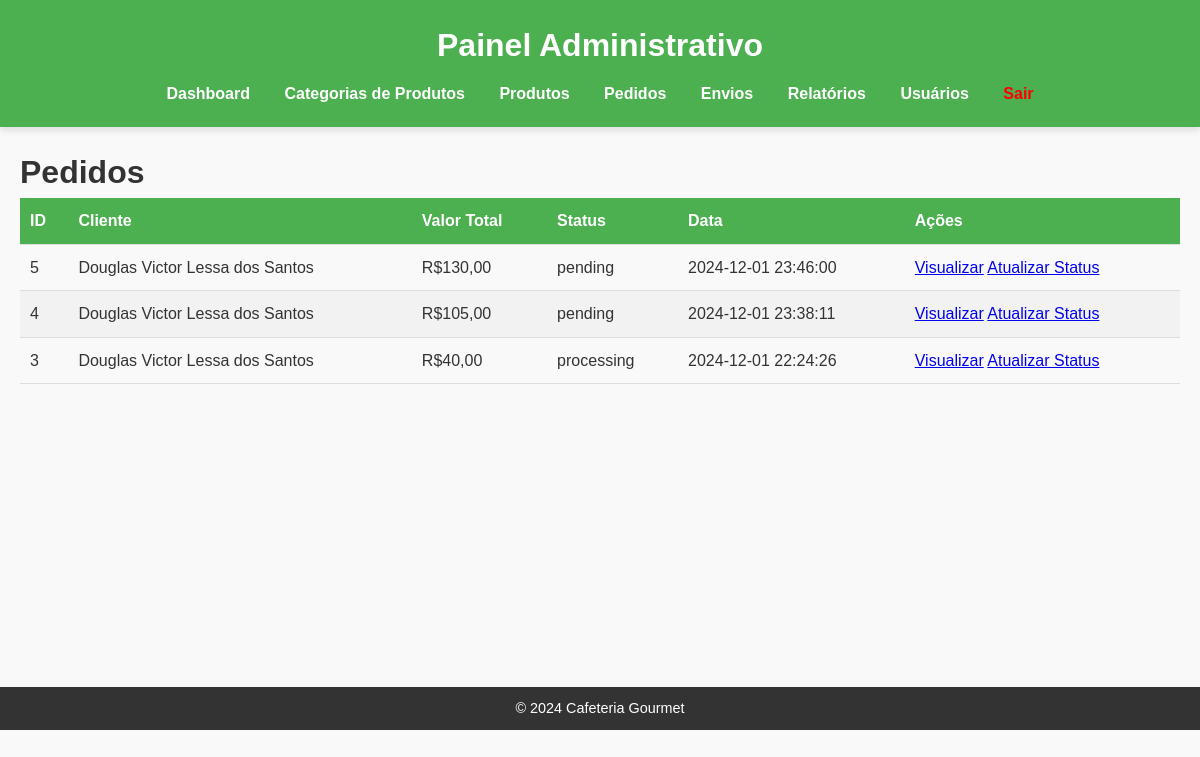
The app's page /cms/orders/list.php (signed in) with its own data.
### tables this page shows
CREATE TABLE `orders` (
  `id` int(11) NOT NULL,
  `user_id` int(11) NOT NULL,
  `total_price` decimal(10,2) NOT NULL,
  `status` enum('pending','processing','shipped','delivered','cancelled') DEFAULT 'pending',
  `created_at` timestamp NULL DEFAULT current_timestamp(),
  `updated_at` timestamp NULL DEFAULT current_timestamp() ON UPDATE current_timestamp(),
  `customer_name` varchar(255) NOT NULL,
  `customer_email` varchar(255) NOT NULL,
  `shipping_address` text NOT NULL,
  `payment_method` enum('credit_card','boleto','pix') NOT NULL
);

### cms/orders/list.php (the view, shortened to what this page needs)
<?php
require '../includes/db.php';
$stmt = $pdo->query('SELECT orders.id, orders.customer_name, orders.total_price, orders.status, orders.created_at
                     FROM orders
                     ORDER BY orders.created_at DESC');
$orders = $stmt->fetchAll();
?>
<?php include '../header_admin.php'; ?>
    <h1>Pedidos</h1>
    <table>
        <thead>
            <tr>
                <th>ID</th>
                <th>Cliente</th>
                <th>Valor Total</th>
                <th>Status</th>
                <th>Data</th>
                <th>Ações</th>
            </tr>
        </thead>
        <tbody>
            <?php foreach ($orders as $order): ?>
                <tr>
                    <td><?php echo $order['id']; ?></td>
                    <td><?php echo htmlspecialchars($order['customer_name']); ?></td>
                    <td>R$<?php echo number_format($order['total_price'], 2, ',', '.'); ?></td>
                    <td><?php echo $order['status']; ?></td>
                    <td><?php echo $order['created_at']; ?></td>
                    <td>
                        <a href="view.php?id=<?php echo $order['id']; ?>">Visualizar</a>
                        <a href="update.php?id=<?php echo $order['id']; ?>">Atualizar Status</a>
                    </td>
                </tr>
            <?php endforeach; ?>
        </tbody>
    </table>
<?php include '../footer_admin.php'; ?>

### cms/assets/style.css (style rules this page uses)
* { margin: 0; padding: 0; box-sizing: border-box; }
body { font-family: 'Arial', sans-serif; line-height: 1.6; color: #333; background-color: #f9f9f9; margin: 0; }
table { width: 100%; border-collapse: collapse; margin-bottom: 20px; }
table th, table td { padding: 10px; text-align: left; border-bottom: 1px solid #ddd; }
table th { background-color: #4CAF50; color: #fff; }
table tr:nth-child(even) { background-color: #f2f2f2; }

### records on screen
orders: id "5", customer_name "Douglas Victor Lessa dos Santos", total_price "130,00", status "pending", created_at "2024-12-01 23:46:00"
orders: id "4", customer_name "Douglas Victor Lessa dos Santos", total_price "105,00", status "pending", created_at "2024-12-01 23:38:11"
orders: id "3", customer_name "Douglas Victor Lessa dos Santos", total_price "40,00", status "processing", created_at "2024-12-01 22:24:26"
